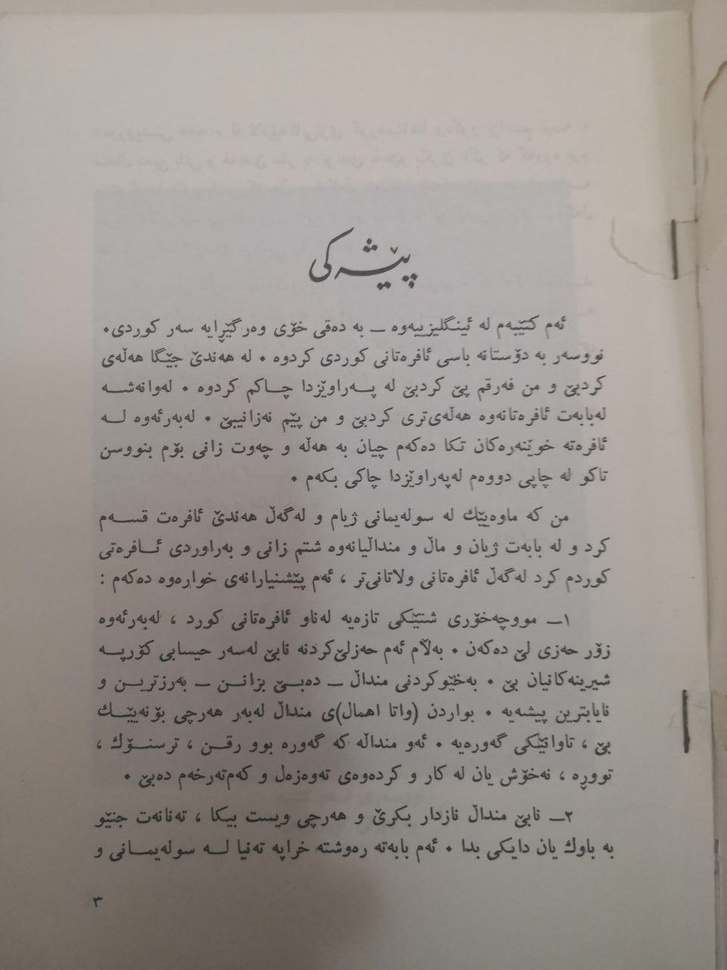
#> input picture images/4.jpg, 727 x 970 px, shrunk from 960 x 1280 before the run
$ python process.py
#> lines starting #> are read from the running program, lines starting #| are printed output that depends on the picture; after the words box and inside, x2 and y2 are one past the last pixel; in counts of white or black regions, pixels touching at a corner belong together
### functions.py

from skimage.filters import gaussian, threshold_otsu
from skimage.feature import canny
from skimage.transform import probabilistic_hough_line, rotate
import numpy as np
import os
from skimage import io
from skimage import filters
from skimage import transform
from skimage import color
from skimage import viewer
from skimage import util
def deskew(image):
    #threshold to get rid of extraneous noise
    thresh = threshold_otsu(image)
    normalize = image > thresh
    # gaussian blur
    blur = gaussian(normalize, 3)
    # canny edges in scikit-image
    edges = canny(blur)
    # hough lines
    hough_lines = probabilistic_hough_line(edges)
    # hough lines returns a list of points, in the form ((x1, y1), (x2, y2))
    # representing line segments. the first step is to calculate the slopes of
    # these lines from their paired point values
    slopes = [(y2 - y1)/(x2 - x1) if (x2-x1) else 0 for (x1,y1), (x2, y2) in hough_lines]
    # it just so happens that this slope is also y where y = tan(theta), the angle
    # in a circle by which the line is offset
    rad_angles = [np.arctan(x) for x in slopes]
    # and we change to degrees for the rotation
    deg_angles = [np.degrees(x) for x in rad_angles]
    # which of these degree values is most common?
    histo = np.histogram(deg_angles, bins=180)
    # correcting for 'sideways' alignments
    rotation_number = histo[1][np.argmax(histo[0])]

    if rotation_number > 45:
        rotation_number = -(90-rotation_number)
    elif rotation_number < -45:
        rotation_number = 90 - abs(rotation_number)
    return rotation_number

# [16 lines left out: function preprocess, not called in this run]

### process.py
from skimage import io
from skimage import color
from skimage import viewer
from skimage import filters
from skimage import transform
from functions import deskew
#proof of concept for skimage
imgPath = "./images/4.jpg"
img = io.imread(imgPath, as_gray=True)
# binarize input image and apply local theresould
adaptiveThresh = filters.thresholding.threshold_sauvola(img,window_size=71 )
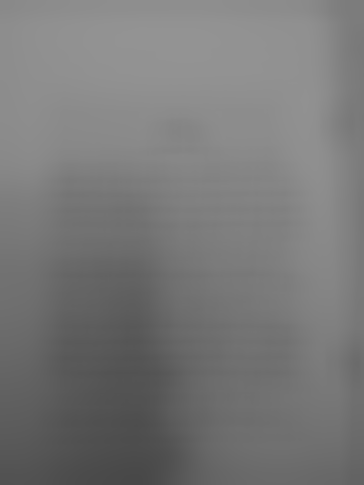
#> adaptiveThresh: shape (970, 727) float64 (shown at 1/2 size); min 0.284, max 0.578, mean 0.472
binarizedImage = img >= adaptiveThresh
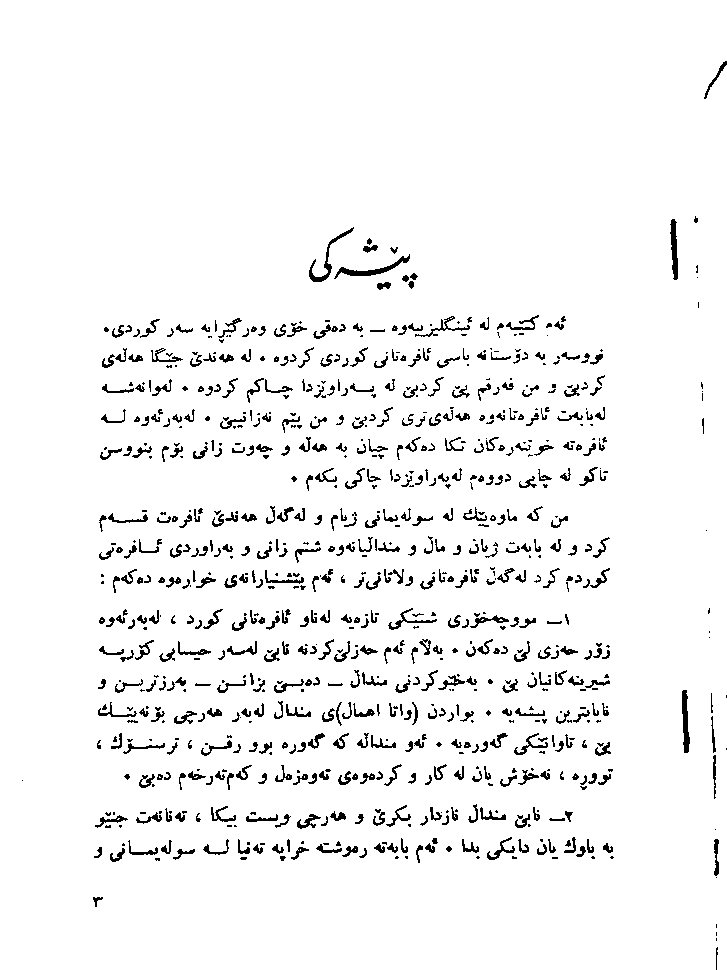
#> binarizedImage: shape (970, 727) bool; 95.4% white; black in thin lines or dots

# Fixing document skew
rotationAngle = deskew(binarizedImage)
#> in deskew, `thresh = threshold_otsu(image)`: thresh = 0.00195
#> in deskew, `blur = gaussian(normalize, 3)`:
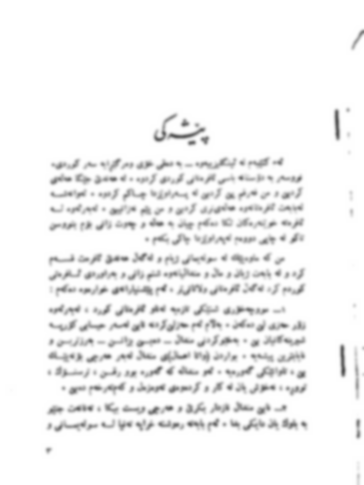
#> blur: shape (970, 727) float64 (shown at 1/2 size); min 0.318, max 1, mean 0.954
#> in deskew, `edges = canny(blur)`:
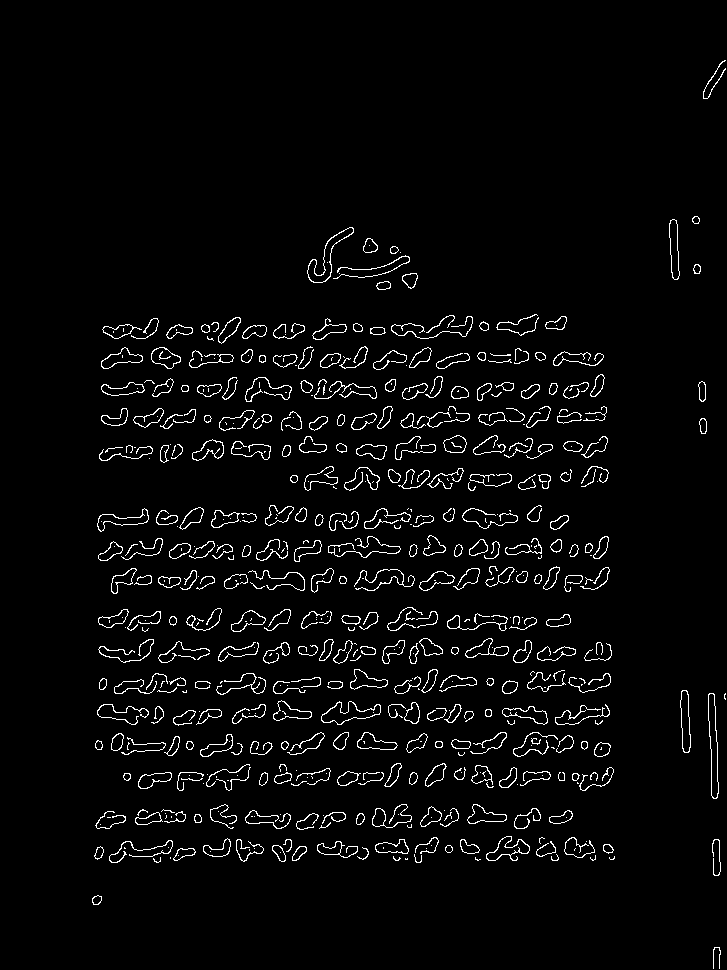
#> edges: shape (970, 727) bool; 3.5% white in thin lines or dots, all inside (x1, y1, x2, y2) = (92, 60, 726, 969)
#> in deskew, `hough_lines = probabilistic_hough_line(edges)`: hough_lines = 187 items
#> in deskew, `slopes = [(y2 - y1)/(x2 - x1) if (x2-x1) else 0 for (x1,y1), (x2, y2) ..`: slopes = 187 values, max 31.5 at index 99, min -2.26 at index 142, mean 0.4
#> in deskew, `rad_angles = [np.arctan(x) for x in slopes]`: rad_angles = 187 values, max 1.54 at index 99, min -1.15 at index 142, mean 0.021
#> in deskew, `deg_angles = [np.degrees(x) for x in rad_angles]`: deg_angles = 187 values, max 88.18 at index 99, min -66.14 at index 142, mean 1.2
#> in deskew, `rotation_number = histo[1][np.argmax(histo[0])]`: rotation_number = -0.125
#> rotationAngle = -0.125
fixedImage = transform.rotate(binarizedImage, rotationAngle, cval=1, mode="constant")
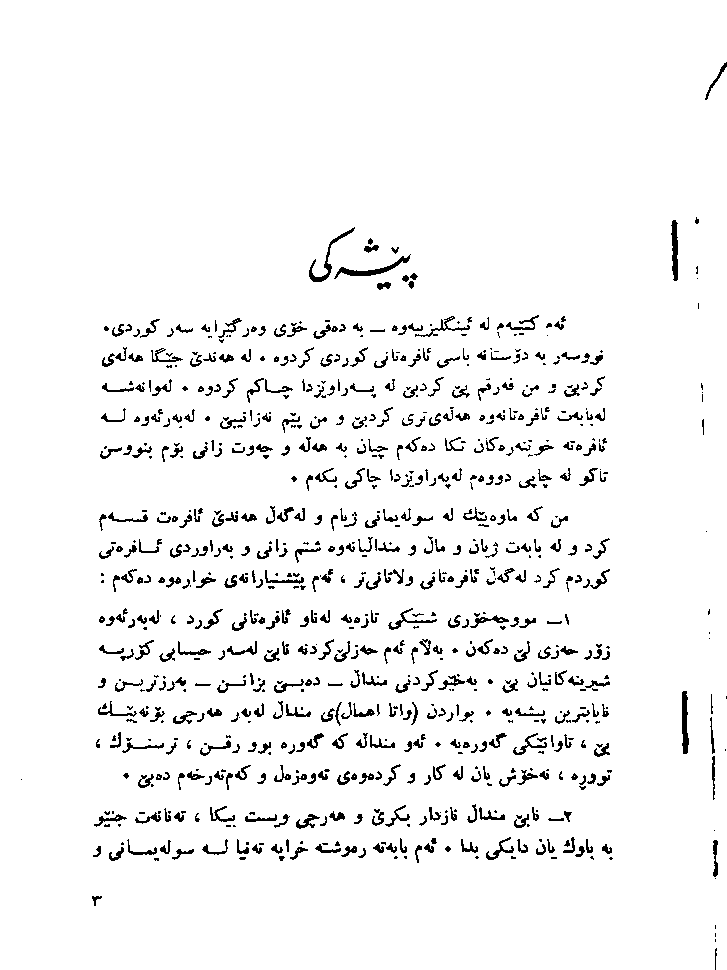
#> fixedImage: shape (970, 727) bool; 95.4% white; black in thin lines or dots
fixedImage2 =  fixedImage * 255
#> fixedImage2: shape (970, 727) int64; 95.4% white; black in thin lines or dots
#> (the run stopped early here; a loop or call above may not have finished)

$ run again, with images/5-rotated.jpg copied over images/4.jpg
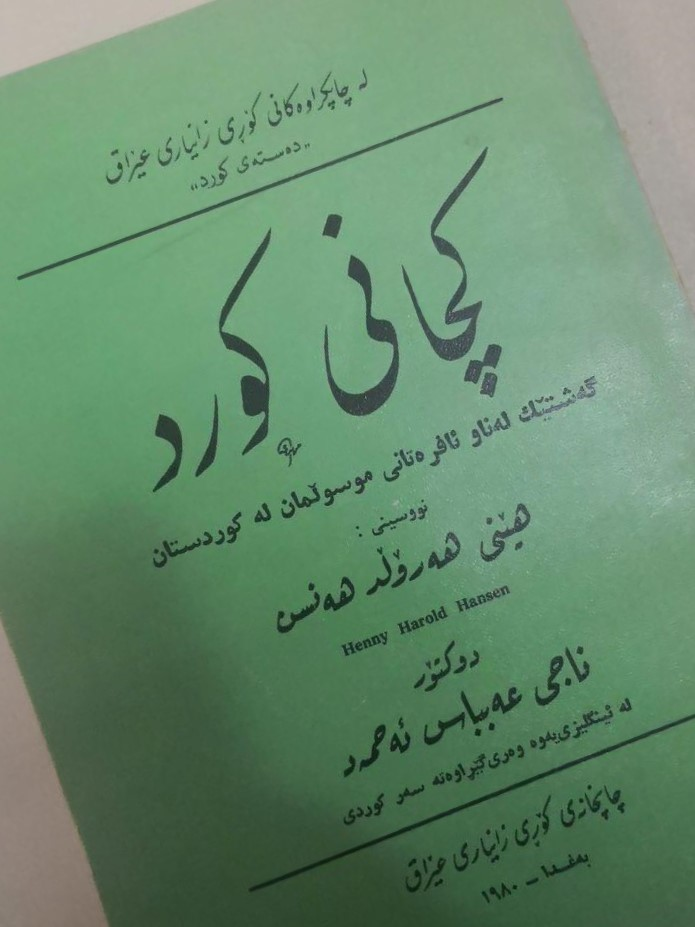
#> input picture images/5-rotated.jpg, 695 x 927 px
#> `binarizedImage = img >= adaptiveThresh`:
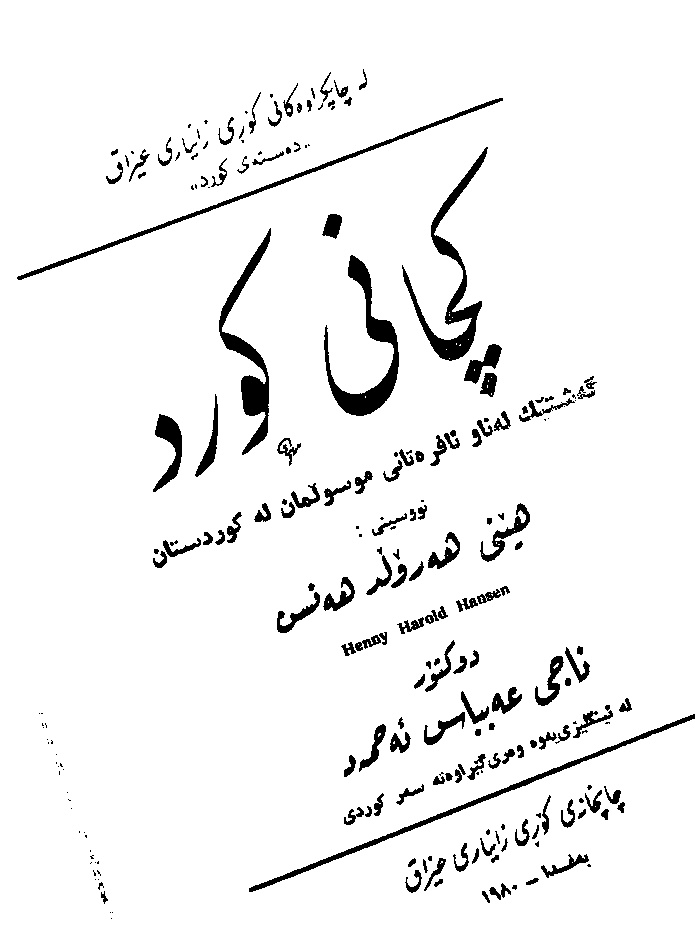
#> binarizedImage: shape (927, 695) bool; 94.8% white; 232 black regions (77 under 20 px), largest, box (x1, y1, x2, y2) and area: (402, 147, 488, 361) 3111, (324, 255, 399, 416) 3067, (219, 228, 271, 455) 2791
#> thresh = 0.00195
#> edges: shape (927, 695) bool; 2.2% white in thin lines or dots, all inside (x1, y1, x2, y2) = (17, 70, 694, 903)
#> hough_lines = 90 items
#> slopes = 90 values, max 8.5 at index 89, min -12.5 at index 76, mean -0.471
#> rad_angles = 90 values, max 1.45 at index 89, min -1.49 at index 76, mean -0.347
#> deg_angles = 90 values, max 83.29 at index 89, min -85.43 at index 76, mean -19.91
#> rotation_number = -21.69
#> `fixedImage = transform.rotate(binarizedImage, rotationAngle, cval=1, m..`:
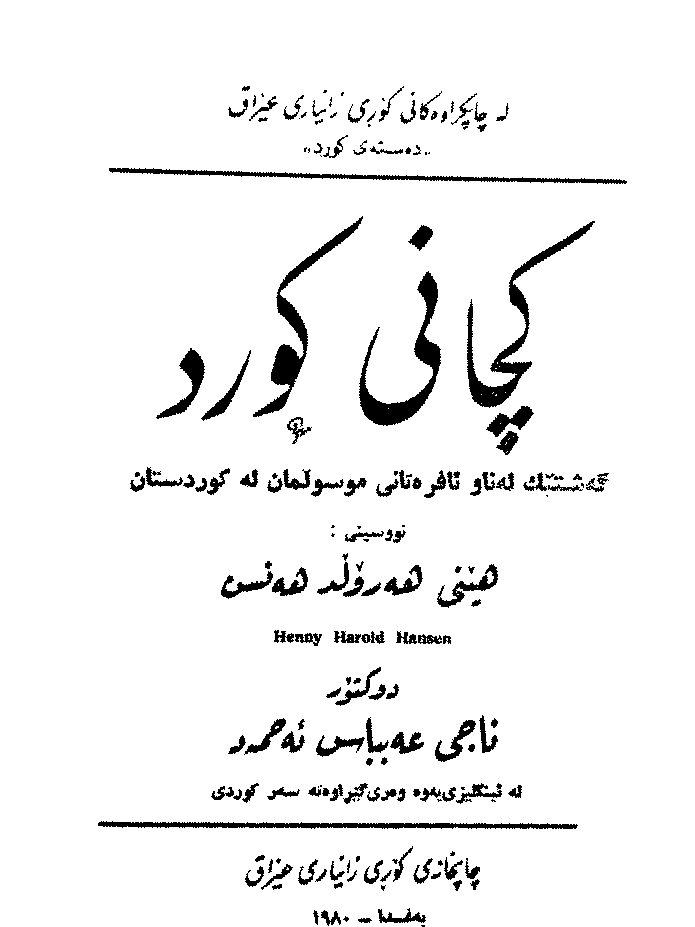
#> fixedImage: shape (927, 695) bool; 94.8% white; 193 black regions (41 under 20 px), largest, box (x1, y1, x2, y2) and area: (467, 221, 595, 408) 3118, (359, 271, 441, 426) 3063, (253, 216, 363, 417) 2799

$ run again, with images/1.jpg copied over images/4.jpg
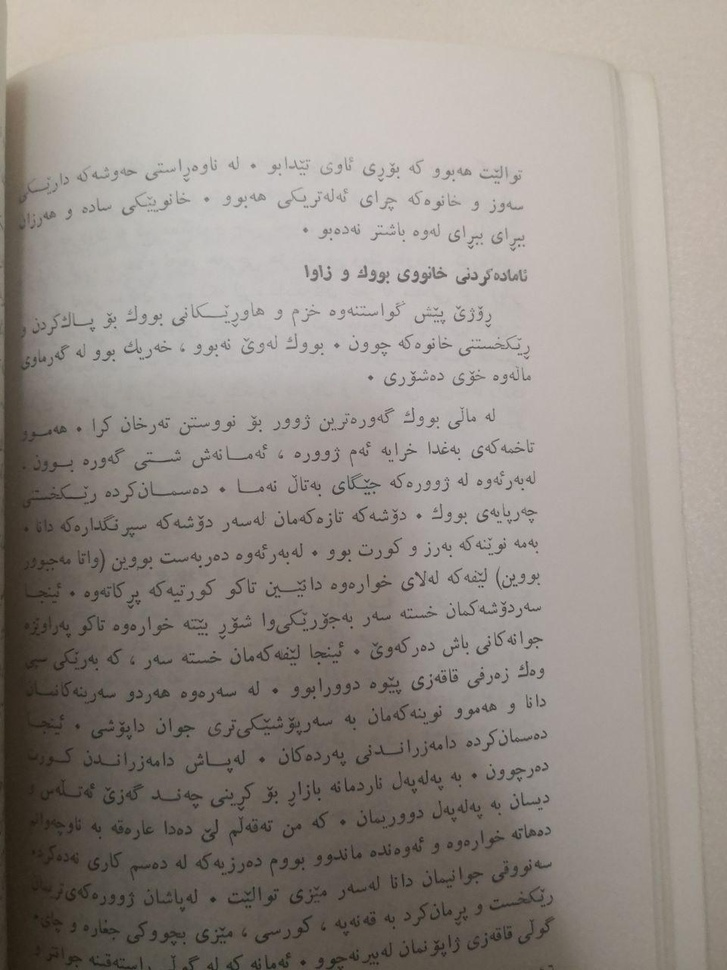
#> input picture images/1.jpg, 727 x 970 px, shrunk from 960 x 1280 before the run
#> `binarizedImage = img >= adaptiveThresh`:
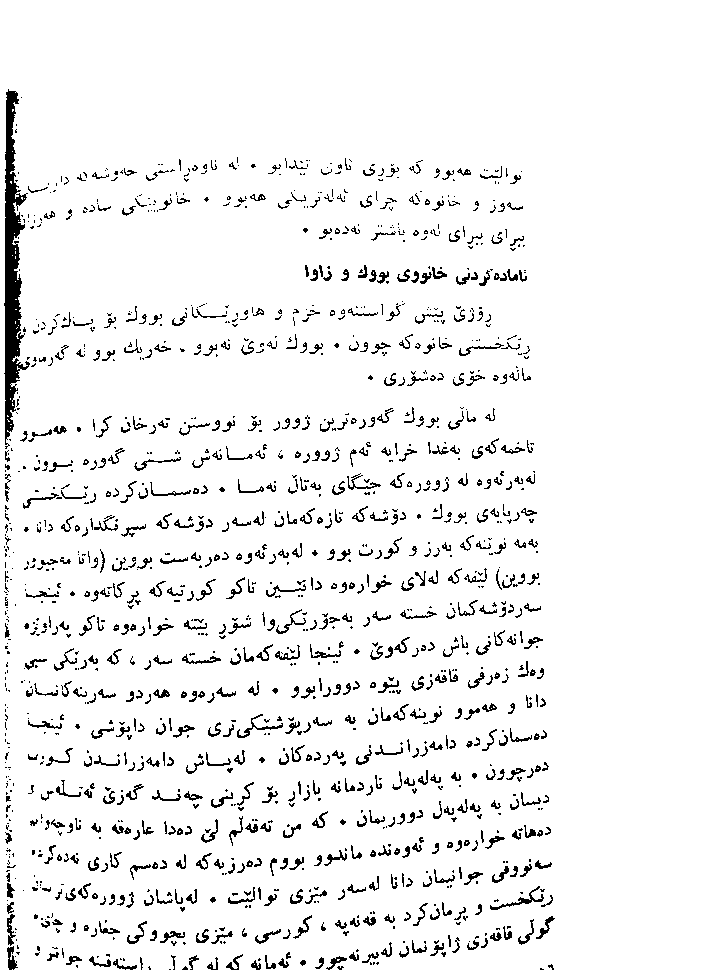
#> binarizedImage: shape (970, 727) bool; 94.4% white; black in thin lines or dots, all inside (x1, y1, x2, y2) = (4, 89, 555, 970)
#> thresh = 0.00195
#> edges: shape (970, 727) bool; 4.5% white in thin lines or dots, all inside (x1, y1, x2, y2) = (2, 90, 556, 969)
#> hough_lines = 191 items
#> slopes = 191 values, max 83 at index 17, min -52 at index 53, mean 0.709
#> rad_angles = 191 values, max 1.56 at index 17, min -1.55 at index 53, mean -0.0395
#> deg_angles = 191 values, max 89.31 at index 17, min -88.9 at index 53, mean -2.26
#> rotation_number = -2.76
#> `fixedImage = transform.rotate(binarizedImage, rotationAngle, cval=1, m..`:
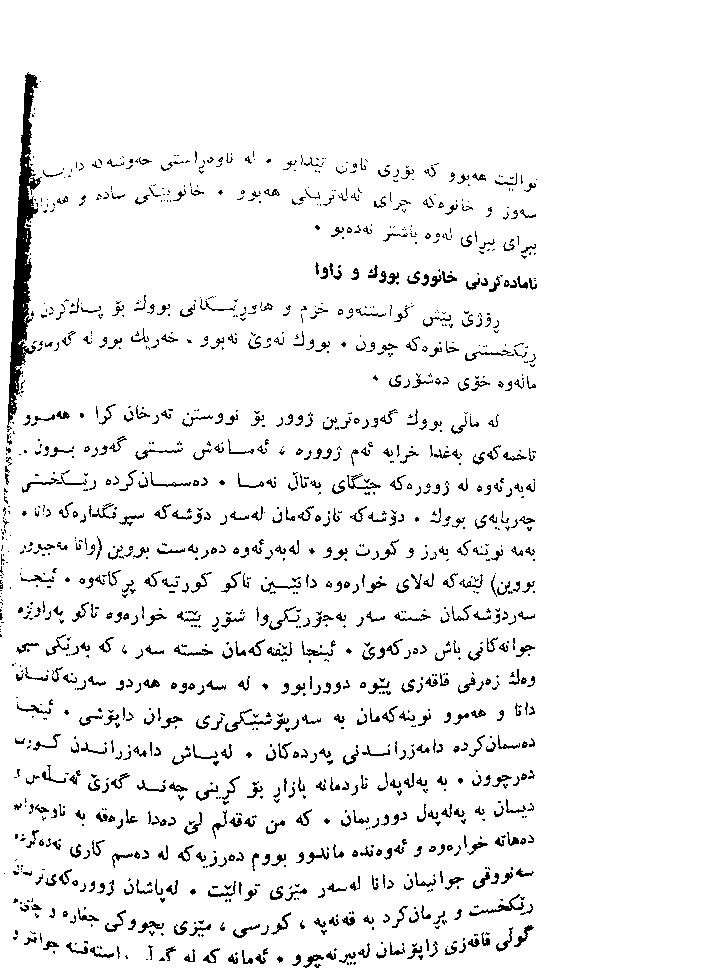
#> fixedImage: shape (970, 727) bool; 94.5% white; black in thin lines or dots, all inside (x1, y1, x2, y2) = (0, 72, 537, 968)
